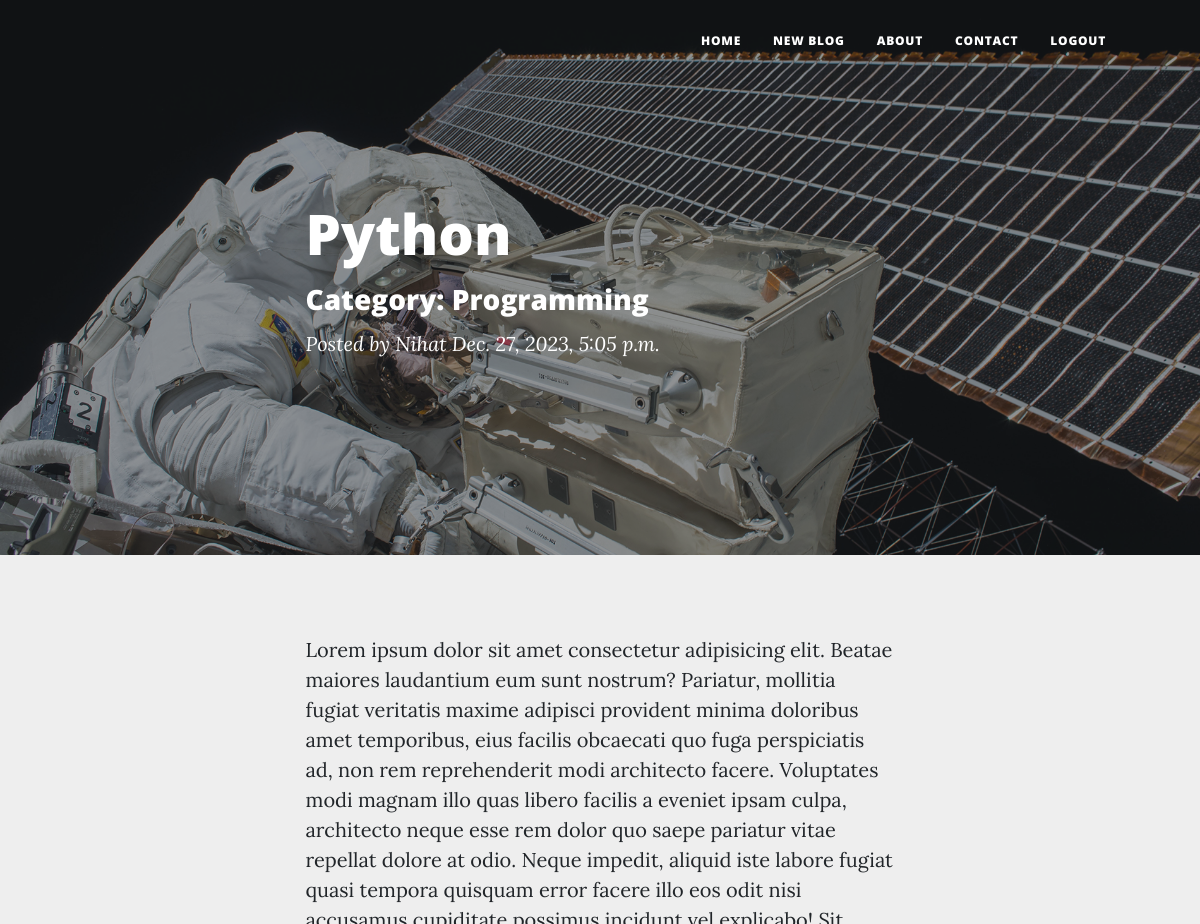
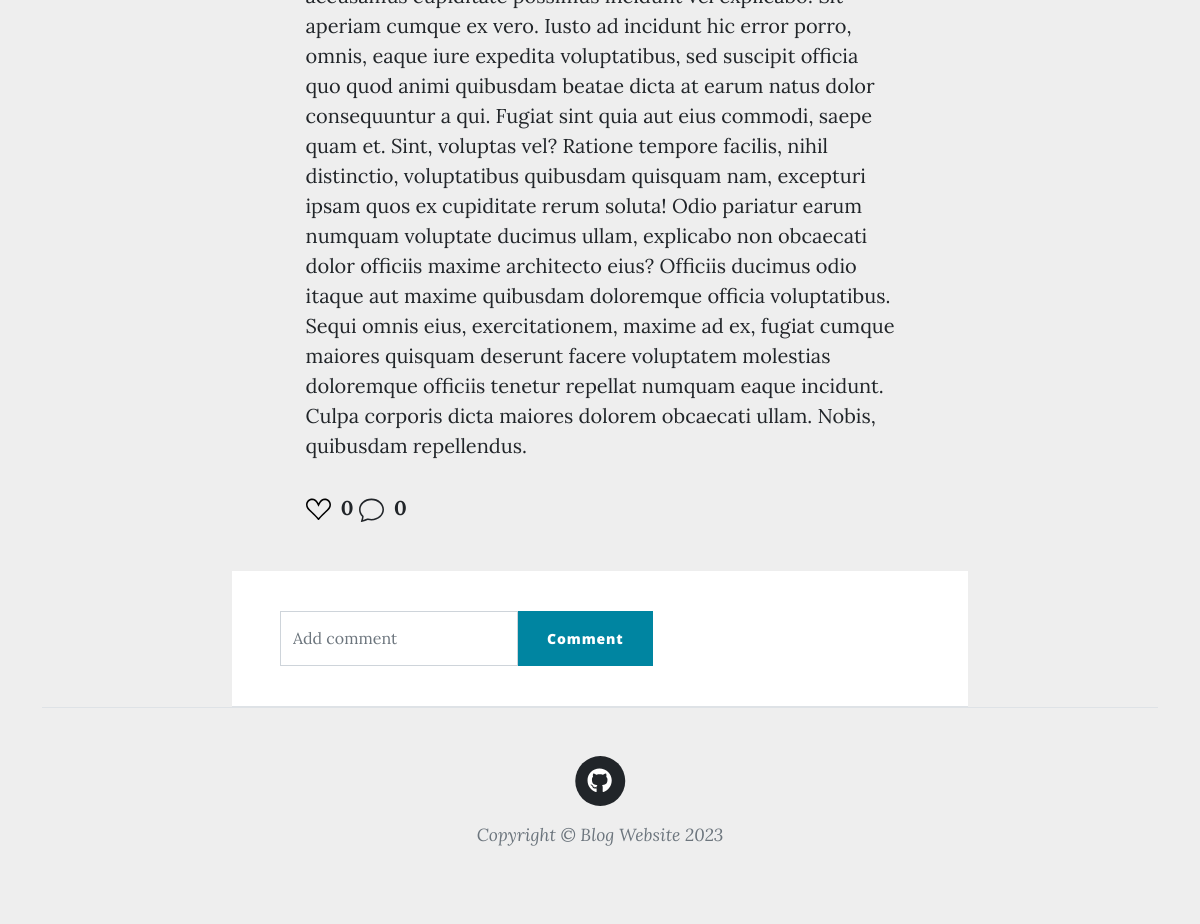
Page /blog_detail/2/ (signed in) on the committed database (2 pictures, top to bottom).
### core/models.py (models this page shows, shortened)
class Blog(models.Model):
    title = models.CharField(max_length=30,blank=False)
    content = models.TextField(blank=False)
    category= models.ForeignKey(Category,on_delete=models.CASCADE)
    date = models.DateTimeField(auto_now_add=True,blank=False)
    author = models.TextField(blank=False)

class Category(models.Model):
    category_name=models.CharField(max_length=30)
    def __str__(self):
        return self.category_name

### core/views.py (the view)
# urls.py: path("blog_detail/<int:pk>/",blog_detail,name='blog_detail'),
def blog_detail(request,pk):
	blog = Blog.objects.get(id=pk)
	comments = blog.comments.all().order_by('-date')
	likes = Like.objects.filter(blog=blog).count()
	session_key = request.session.session_key
	is_like = Like.objects.filter(blog=blog, session_key=session_key).exists()
	return render(request,'post.html',{'blog':blog,'comments':comments,'likes':likes,'is_like':is_like})

### core/templates/post.html (shortened to what this page needs)
{% extends 'base.html' %}
{% load static %}
{% block content %}
<header
  class="masthead"
  style="background-image: url('assets/img/post-bg.jpg')"
>
  <div class="container position-relative px-4 px-lg-5">
    <div class="row gx-4 gx-lg-5 justify-content-center">
      <div class="col-md-10 col-lg-8 col-xl-7">
        <div class="post-heading">
          <h1>{{ blog.title }}</h1>
          <div class="py-2"><h3>Category: {{ blog.category}}</h3></div>
          <span class="meta">
            Posted by
            <a href="#!">{{ blog.author }}</a>
            {{ blog.date }}
          </span>
        </div>
      </div>
    </div>
  </div>
</header>
<article class="mb-4">
  <div class="container px-4 px-lg-5">
    <div class="row gx-4 gx-lg-5 justify-content-center">
      <div class="col-md-10 col-lg-8 col-xl-7">
        <p>{{ blog.content }}</p>
        <button id="like_button"
        style="padding: 0;
        border: none;
        background: none;">
        </button>
        <strong>{{ likes }}</strong>
        <strong>{{ comments | length }}</strong>
      </div>
    </div>
  </div>
</article>
<div class="container mt-5 mb-5">
  <div class="d-flex justify-content-center row">
    <div class="d-flex flex-column col-md-8">
      <div
        class="d-flex flex-row align-items-center text-left comment-top p-2 bg-white border-bottom px-4"
      >
      <div class="coment-bottom bg-white p-2 px-4">
        <form id="comment_form" class="d-flex flex-row add-comment-section mt-4 mb-4" action="" method="post">
          <input
            type="text"
            class="form-control mr-3"
            placeholder="Add comment"
            name="content"
          /><button class="btn btn-primary" type="button" onclick="postData()">Comment</button>
        </form>
      </div>
    </div>
  </div>
</div>
{% endblock %}

### core/templates/post.html (style rules this page uses)
body { background-color: #eee; }
svg { margin-right: 5px; }

### rows in the picture
Blog: title "Python", category "Programming", author "Nihat", date "Dec. 27, 2023, 5:05 p.m.", content "Lorem ipsum dolor sit amet consectetur adipisicing elit. Beatae maiores laudantium eum sunt nostrum? Pariatur, mollitia fugiat veritatis maxime adipisci provident minima doloribus amet temporibus, eius facilis obcaecati quo fuga perspiciatis ad, non rem reprehenderit modi architecto facere. Voluptates modi magnam illo quas libero facilis a eveniet ipsam culpa, architecto neque esse rem dolor quo saepe pariatur vitae repellat dolore at odio. Neque impedit, aliquid iste labore fugiat quasi tempora quisquam error facere illo eos odit nisi accusamus cupiditate possimus incidunt vel explicabo! Sit aperiam cumque ex vero. Iusto ad incidunt hic error porro, omnis, eaque iure expedita voluptatibus,…"

### other values in the picture
{{ likes }} "0"
{{ comments | length }} "0"
